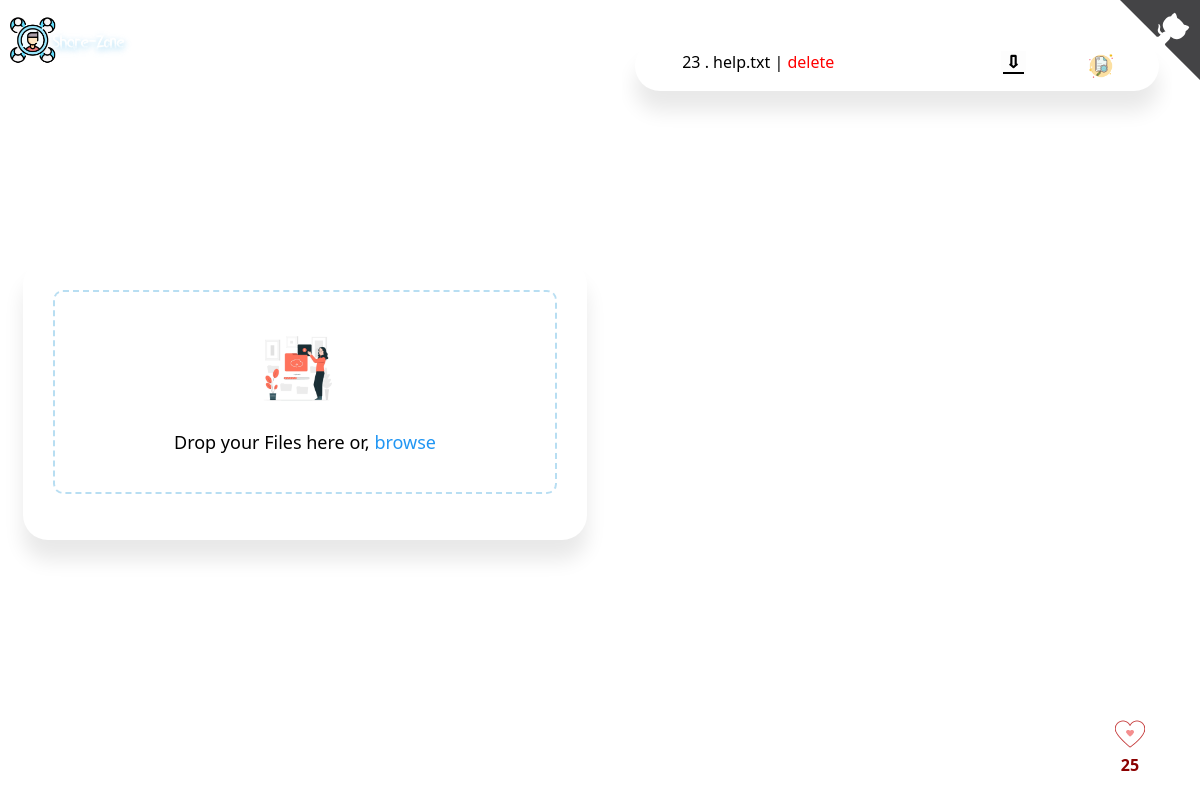
The page / on the database its author committed.
### backend/models.py (models this page shows, shortened)
class files(models.Model):
    id=models.AutoField(primary_key=True)
    upload_at = models.DateTimeField(default=datetime.now())
    name=models.CharField(max_length=1000)
    file=models.FileField(upload_to='')

class like(models.Model):
    ids=models.CharField(default='1',max_length=1)
    likeno=models.CharField(default='0',max_length=10000)

### backend/views.py (the view)
# urls.py: path('', index,name='home'),
def index(request):
  if request.method == 'POST':
    if request.POST.get('name'):
        name=request.POST.get('name')
        likeuser(name=name).save()
    likeno=int(like.objects.filter(id=1)[0].likeno)+1
    like(id='1',likeno=likeno).save()
  s=reversed(files.objects.all())
  return render(request,'home.html',{'uploadedfiles':s,'likes':like.objects.filter(id=1)[0].likeno})

### template/home.html (shortened to what this page needs)
{% extends 'base.html' %}
{% load static %}
{% block body %}
<section class="upload-container">
	<form action="upload/" method="POST" id="formsend" enctype="multipart/form-data">
		<div class="drop-zone">{% csrf_token %}
			<div class="icon-container"> <img src="{% static 'upload.jpg' %}" draggable="false" class="center" alt="File Icon"></div>
			<div class="title"> <span id="droptext" > Drop your Files here or,</span> <span id="browseBtn">browse</span></div>
		</div> <button type="submit" id="uploadfilebtn" style="display: none;"></button>
	</form>
</section>
<section class="fileshow" >
	{% for fil in uploadedfiles%}
	<div class="download-container">  <div class='leftdiv point'> <span>{{fil.id}}</span> . {{fil.name}}  |
		<span  > <a href="/delete/{{fil.id}}" style='all: unset;color: red;'> delete</a></span>
	</div>
	<div class="rightdiv">
		<a href="{{fil.file.url}}" download >
			<img src="{% static 'download.gif' %}" width="25px" alt="Download now"></a>
		</div>
	<div class="rightdiv">
	<a href="/view/{{fil.id}}">
		<img src="{% static 'view.png' %}" width="30px" style="margin-left: 3px;" alt="view now"></a>
	</div>
</div>
	{% endfor %}
</section>
{% endblock %}

### template/base.html (shortened to what this page needs)
{% load static %}
<head>
<link rel="stylesheet" href="{% static 'main.css' %}">
<body style="background: url('/static/background.png');"  >
  <a href="{% url 'home' %}">
    <img src="{% static 'logo.png' %}" alt="Share-Zone" class="logo">
  </a>
{% block body%}
{% endblock %}
<a onclick="likes()" class="float">
  <img src="{% static 'heart.gif' %}" alt="heart" width="70%"> <span id="likno" style="color: darkred;font-weight: bold;" >{{likes}}</span>
  </a>
<a href="https://github.com/Sd-Shivam/Share-Zone" class="github-corner"
    aria-label="View source on GitHub">
</a>
</body>
</html>

### backend/static/main.css (style rules this page uses)
body { background: no-repeat; background-size: cover; font-family: system-ui; background: var(--main-bg-color); height: 98vh; overflow: hidden }
.logo { position: absolute; top: -19px; left: 10px; width: 135px; z-index: 1; }
body, .upload-container, .drop-zone { display: flex; align-items: center; justify-content: center }
.upload-container, .drop-zone { flex-direction: column }
.leftdiv { float: left; width: 50%; margin: 10px; margin-left: 9%; }
.rightdiv { float: right; margin: 10px; margin-left: 9%; }
.upload-container { background: #fff; border-radius: 25px; margin: 15px; box-shadow: 0 20px 20px 0 #00000017 }
.download-container { margin: 13px; display: flex; background: #fff; border-radius: 25px; box-shadow: 0 20px 20px 0 #00000017 }
.drop-zone { width: var(--container-width); min-height: 200px; border: 2px dashed var(--border-color); border-radius: 10px; margin: 30px; transition: .2s all ease-in }
.icon-container { position: relative; width: 90px; height: 100px }
.icon-container img { width: 75px; position: absolute; transition: transform .25s ease-in-out; transform-origin: bottom }
.icon-container .center { z-index: 10 }
.float { position:fixed; width:60px; height:60px; bottom:40px; right:40px; color:#FFF; border-radius:50px; text-align:center; }
.point { cursor: pointer; }
.title { font-size: large }
#browseBtn { color: #2196f3; cursor: pointer }
.fileshow { width: 100%; height: 98vh; margin: 20px; align-self: baseline; overflow: auto; }

### rows shown on the page
files: id "23", name "help.txt"
like: likeno "25"
